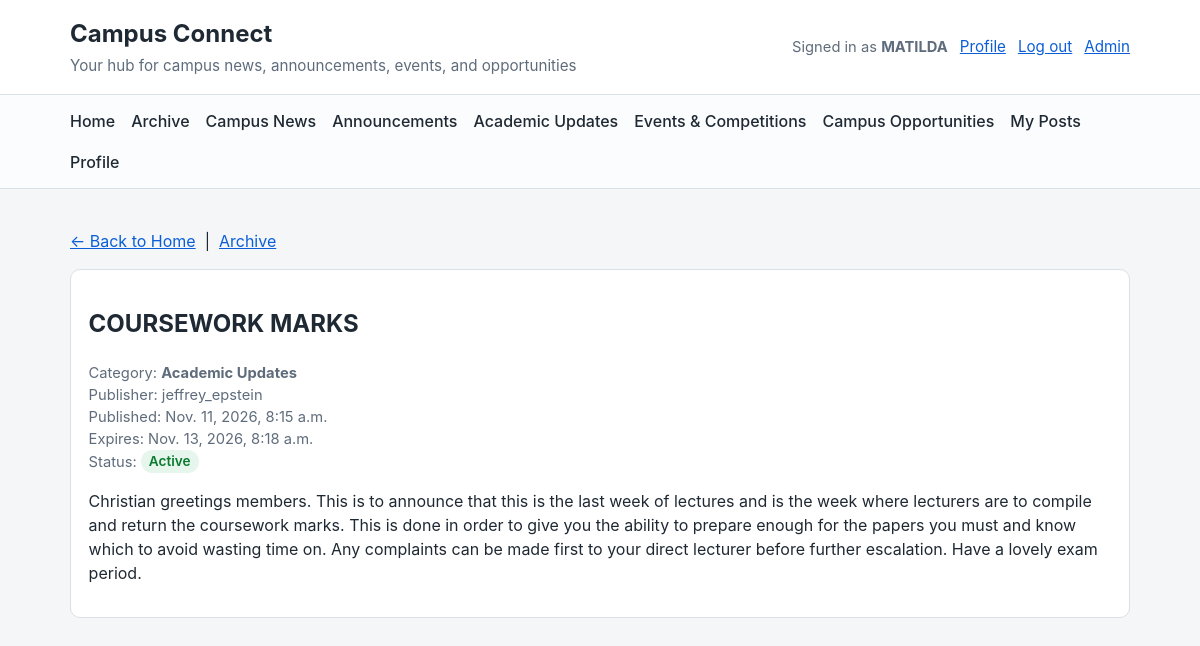
Page /notices/6/ (signed in) on the committed database.
### notices/models.py (models this page shows, shortened)
class Announcement(models.Model):
    class ModerationStatus(models.TextChoices): #
        PENDING = 'pending', 'Pending approval'
        APPROVED = 'approved', 'Active'  # approved and not expired => active
        REJECTED = 'rejected', 'Rejected'
    title = models.CharField(max_length=200)
    content = models.TextField()
    category = models.ForeignKey(
        Category,
        on_delete=models.PROTECT,  #The on_delete=models.PROTECT option ensures that if a category is deleted, any associated announcements will not be deleted, and an error will be raised instead.
        related_name='announcements', # allows reverse querying from Category to get all associated announcements
    )
    author = models.ForeignKey(
        settings.AUTH_USER_MODEL,
        on_delete=models.CASCADE, #The on_delete=models.CASCADE option ensures that if a user is deleted, any associated announcements will also be deleted.
        related_name='announcements',
    )
    published_at = models.DateTimeField(default=timezone.now)
    expires_at = models.DateTimeField()
    image = models.FileField(upload_to='announcements/', blank=True, null=True) # the blank=True and null=True options allow the image field to be optional, meaning that announcements can be created without an associated image.
    moderation_status = models.CharField(
        max_length=20,
        choices=ModerationStatus.choices,
        default=ModerationStatus.PENDING,
        help_text='Pending posts require approval before appearing as active (once not expired).',
    )
    created_at = models.DateTimeField(auto_now_add=True)
    updated_at = models.DateTimeField(auto_now=True)
    class Meta:
        ordering = ['-published_at', '-created_at']
    @property
    def is_expired(self):
        return timezone.now() > self.expires_at
    @property
    def is_pending_approval(self):
        return self.moderation_status == self.ModerationStatus.PENDING
    @property
    def is_approved(self):
        return self.moderation_status == self.ModerationStatus.APPROVED
    @property
    def is_rejected(self):
        return self.moderation_status == self.ModerationStatus.REJECTED
    @property
    def is_active_item(self):
        return self.is_approved and (not self.is_expired) and self.published_at <= timezone.now()
    @property
    def display_status(self):
        if self.is_expired:
            return 'Expired'
        if self.is_pending_approval:
            return 'Pending approval'
        if self.is_rejected:
            return 'Rejected'
        if self.is_active_item:
            return 'Active'
        return 'Scheduled'

class Category(models.Model):
    name = models.CharField(max_length=100, unique=True)##django string field that maps to a varchar column in the sql db.
    slug = models.SlugField(max_length=120, unique=True, blank=True) # the slug is a URL-friendly version of the category name, automatically generated from the name if not provided.
    description = models.TextField(blank=True)
    class Meta: # the Meta class is used to define metadata for the model, such as ordering and verbose name plural.
        ordering = ['name']
        verbose_name_plural = 'Categories'

### notices/views.py (the view)
# urls.py: path('notices/<int:pk>/', views.notice_detail, name='notice_detail'),
@login_required
def notice_detail(request, pk):
    announcement = get_object_or_404(Announcement.objects.select_related('category', 'author'), pk=pk)
    user = request.user
    can_view = False
    if announcement.is_active_item:
        can_view = True
    elif announcement.author_id == user.id or user.is_staff:
        can_view = True
    elif announcement.is_expired and announcement.is_approved:
        can_view = True
    if not can_view:
        from django.http import Http404
        raise Http404('Announcement not found')
    return render(request, 'notices/notice_detail.html', {'announcement': announcement})

### notices/templates/notices/notice_detail.html (shortened to what this page needs)
{% extends 'notices/base.html' %}
{% block content %}
<p><a href="{% url 'notice_list' %}">&larr; Back to Home</a> &nbsp;|&nbsp; <a href="{% url 'archive' %}">Archive</a></p>
<article class="card">
    <h2>{{ announcement.title }}</h2>
    <p class="meta">
        Category: <strong>{{ announcement.category.name }}</strong><br>
        Publisher: {{ announcement.author.username }}<br>
        Published: {{ announcement.published_at }}<br>
        Expires: {{ announcement.expires_at }}<br>
        Status:
        {% if announcement.display_status == 'Active' %}
            <span class="badge badge-current">Active</span>
        {% elif announcement.display_status == 'Expired' %}
            <span class="badge badge-late">Expired</span>
        {% elif announcement.display_status == 'Pending approval' %}
            <span class="badge badge-info">Pending approval</span>
        {% else %}
            <span class="badge badge-info">{{ announcement.display_status }}</span>
        {% endif %}
    </p>
    <div>{{ announcement.content|linebreaks }}</div>
</article>
{% endblock %}

### notices/templates/notices/base.html (shortened to what this page needs)
<!DOCTYPE html>
<html lang="en">
<head>
</head>
<body>
<header class="site-header">
    <div class="topbar">
        <div class="brand">
            <h1><a href="{% url 'notice_list' %}">Campus Connect</a></h1>
            <p>Your hub for campus news, announcements, events, and opportunities</p>
        </div>
        <div class="user-nav">
            {% if user.is_authenticated %}
                <span class="meta">Signed in as <strong>{{ user.username }}</strong></span>
                <a href="{% url 'profile' %}">Profile</a>
                <form class="inline" method="post" action="{% url 'logout' %}">{% csrf_token %}
                    <button type="submit" class="link">Log out</button>
                </form>
                {% if user.is_staff %}<a href="/admin/">Admin</a>{% endif %}
            {% else %}
                <a href="{% url 'login' %}">Log in</a>
                <a href="{% url 'register' %}">Register</a>
            {% endif %}
        </div>
    </div>
    {% if user.is_authenticated %}
    <nav class="main-nav" aria-label="Main navigation">
        <ul>
            <li><a href="{% url 'notice_list' %}">Home</a></li>
            <li><a href="{% url 'archive' %}">Archive</a></li>
            <li><a href="{% url 'coming_soon' 'campus-news' %}">Campus News</a></li>
            <li><a href="{% url 'coming_soon' 'announcements' %}">Announcements</a></li>
            <li><a href="{% url 'coming_soon' 'academic-updates' %}">Academic Updates</a></li>
            <li><a href="{% url 'coming_soon' 'events-competitions' %}">Events &amp; Competitions</a></li>
            <li><a href="{% url 'coming_soon' 'campus-opportunities' %}">Campus Opportunities</a></li>
            <li><a href="{% url 'coming_soon' 'my-posts' %}">My Posts</a></li>
            <li><a href="{% url 'profile' %}">Profile</a></li>
        </ul>
    </nav>
    {% endif %}
</header>
<main class="container">
    {% block content %}{% endblock %}
</main>
</body>
</html>

### notices/templates/notices/base.html (style rules this page uses)
:root { --bg: #f4f6f8; --surface: #ffffff; --text: #1f2933; --muted: #5f6c7b; --primary: #0b5ed7; --primary-dark: #084298; --border: #d9e0e7; --current: #0a7a2f; --late: #b00020; }
* { box-sizing: border-box; }
body { margin: 0; font-family: -apple-system, BlinkMacSystemFont, "Segoe UI", Roboto, Arial, sans-serif; background: var(--bg); color: var(--text); line-height: 1.5; }
a { color: var(--primary); }
.site-header { background: var(--surface); border-bottom: 1px solid var(--border); }
.topbar { max-width: 1100px; margin: 0 auto; padding: 1rem 1.25rem; display: flex; flex-wrap: wrap; gap: 1rem; align-items: center; justify-content: space-between; }
.brand h1 { margin: 0; font-size: 1.5rem; }
.brand a { color: inherit; text-decoration: none; }
.brand p { margin: 0.2rem 0 0; color: var(--muted); font-size: 0.95rem; }
.user-nav { display: flex; flex-wrap: wrap; gap: 0.75rem; align-items: center; font-size: 0.95rem; }
.main-nav { border-top: 1px solid var(--border); background: #fbfcfd; }
.main-nav ul { max-width: 1100px; margin: 0 auto; padding: 0.5rem 1.25rem; list-style: none; display: flex; flex-wrap: wrap; gap: 0.4rem 1rem; }
.main-nav a { text-decoration: none; color: var(--text); font-weight: 500; padding: 0.35rem 0; display: inline-block; }
.container { max-width: 1100px; margin: 0 auto; padding: 1.5rem 1.25rem 2rem; }
.card { background: var(--surface); border: 1px solid var(--border); border-radius: 10px; padding: 1rem 1.1rem; margin-bottom: 1rem; }
.meta { color: var(--muted); font-size: 0.92rem; }
.badge { display: inline-block; padding: 0.1rem 0.5rem; border-radius: 999px; font-size: 0.85rem; font-weight: 600; }
.badge-current { background: #e7f6ec; color: var(--current); }
form.inline { display: inline; }
button.link { background: none; border: none; color: var(--primary); cursor: pointer; padding: 0; font: inherit; text-decoration: underline; }

### rows in the picture
Announcement: title "COURSEWORK MARKS", category.name "Academic Updates", author.username "jeffrey_epstein", published_at "Nov. 11, 2026, 8:15 a.m.", expires_at "Nov. 13, 2026, 8:18 a.m.", content "Christian greetings members. This is to announce that this is the last week of lectures and is the week where lecturers are to compile and return the coursework marks. This is done in order to give you the ability to prepare enough for the papers you must and know which to avoid wasting time on. Any complaints can be made first to your direct lecturer before further escalation. Have a lovely exam period."

### other values in the picture
{{ user.username }} "MATILDA"
